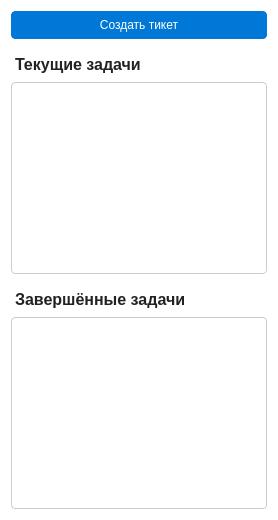
<?xml version="1.0" encoding="UTF-8"?>
<ui version="4.0">
 <class>MyTicketsTab</class>
 <widget class="QWidget" name="MyTicketsTab">
  <property name="styleSheet">
   <string notr="true">
    QWidget {
        background-color: #ffffff;
        font-family: 'Segoe UI', sans-serif;
        color: #222;
    }

    QLabel {
        font-size: 14px;
        margin: 2px 0;
    }

    QLabel#labelDone {
        font-size: 16px;
        font-weight: bold;
        margin-top: 10px;
    }

    QLabel#labelCurrent {
        font-size: 16px;
        font-weight: bold;
        margin-top: 10px;
    }

    QPushButton {
        padding: 6px 12px;
        border: 1px solid #0078D7;
        background-color: #0078D7;
        color: white;
        border-radius: 4px;
    }

    QPushButton:hover {
        background-color: #005A9E;
    }

    QTableView {
        border: 1px solid #ccc;
        border-radius: 4px;
        gridline-color: #ccc;
        font-size: 14px;
        selection-background-color: #E5F1FB;
    }

    QHeaderView::section {
        background-color: #f2f2f2;
        padding: 6px;
        border: 1px solid #ddd;
        font-weight: bold;
    }
   </string>
  </property>

  <layout class="QVBoxLayout" name="mainLayout">
   <item>
    <widget class="QPushButton" name="createTicketButton">
     <property name="text">
      <string>Создать тикет</string>
     </property>
    </widget>
   </item>
   <item>
    <widget class="QLabel" name="labelCurrent">
     <property name="text">
      <string>Текущие задачи</string>
     </property>
    </widget>
   </item>
   <item>
    <widget class="QTableView" name="tableView"/>
   </item>

   <item>
    <widget class="QLabel" name="labelDone">
     <property name="text">
      <string>Завершённые задачи</string>
     </property>
    </widget>
   </item>

   <item>
    <widget class="QTableView" name="doneTableView"/>
   </item>
  </layout>
 </widget>
 <resources/>
 <connections/>
</ui>
